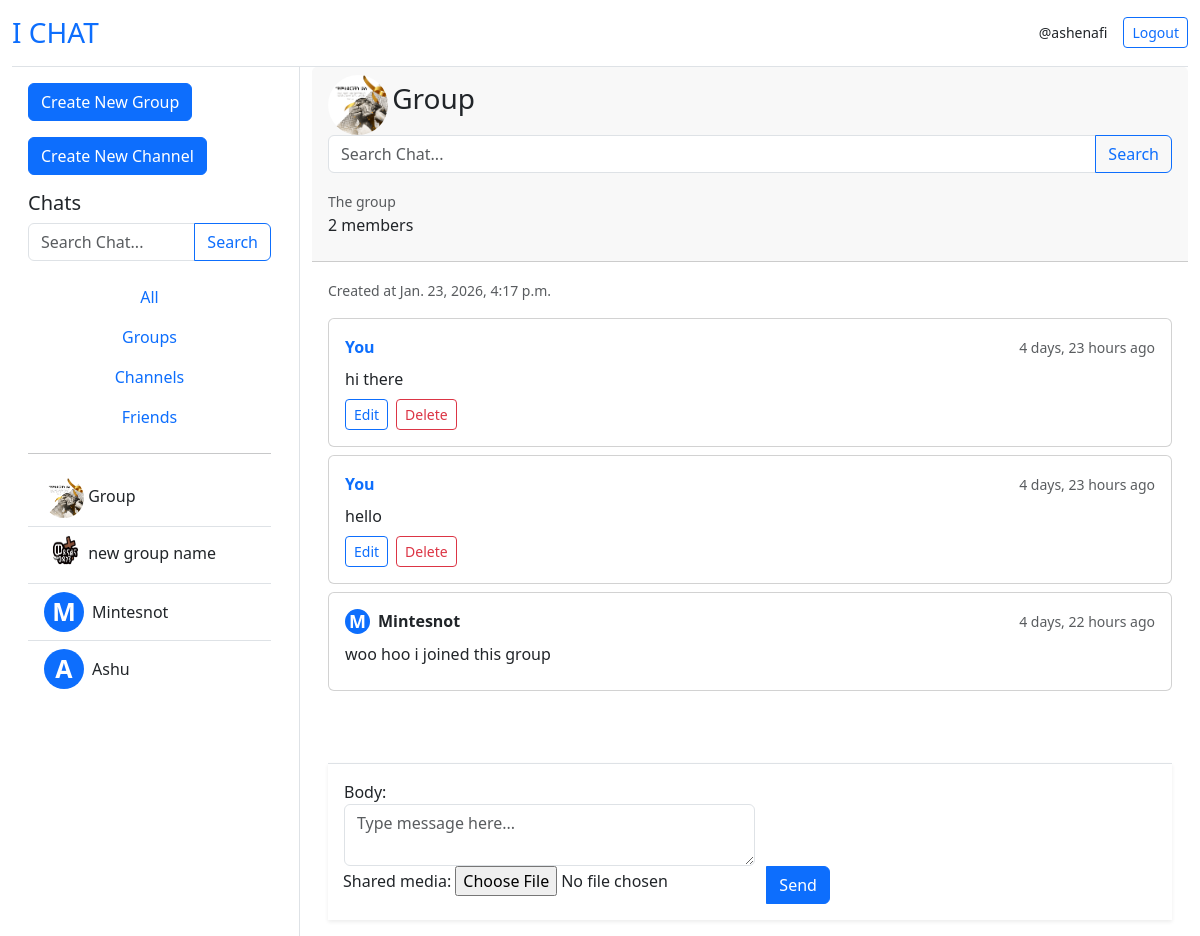
/group/group/3/ (signed in), run on an earlier commit of the app's database.
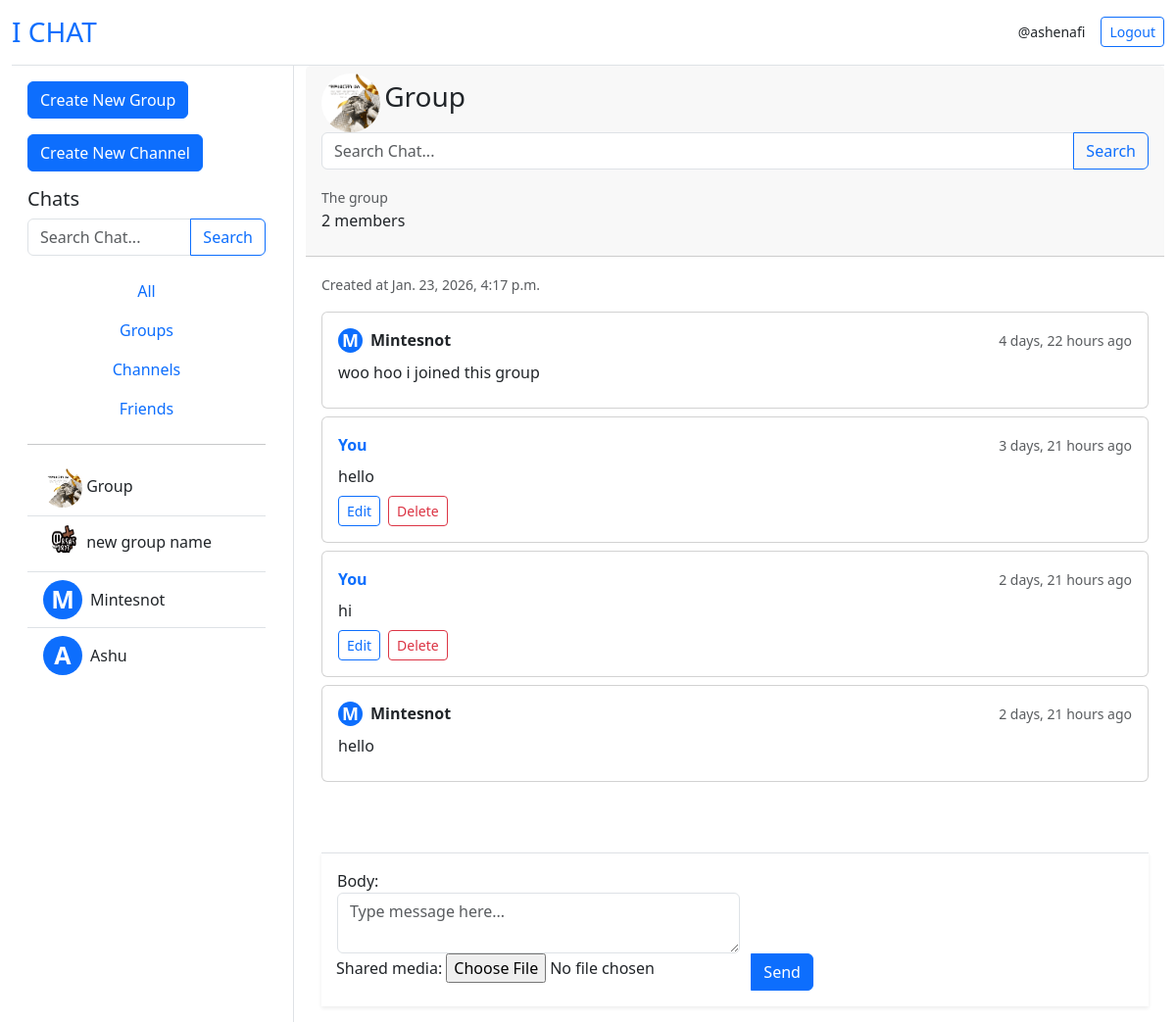
And on a later commit of the database.
### groups/models.py (models this page shows, shortened)
class Group(models.Model):
    owner = models.ForeignKey(User, on_delete=models.CASCADE)
    name = models.CharField(max_length=100)
    profile = models.ImageField(upload_to='profiles/group/',null=True, blank=True)
    description = models.CharField(max_length=300)
    members = models.ManyToManyField(User, related_name="member")
    created_at = models.DateTimeField(auto_now_add=True)
    updated_at = models.DateTimeField(auto_now=True)

class GroupMessage(models.Model):
    owner = models.ForeignKey(User, on_delete=models.CASCADE)
    group = models.ForeignKey(Group, on_delete=models.CASCADE)
    shared_media = models.ImageField(upload_to='shared_media/group/', null=True, blank=True)
    body = models.TextField()
    created_at = models.DateTimeField(auto_now_add=True, null=True)
    updated_at = models.DateTimeField(auto_now=True, null= True)

### groups/views.py (the view, shortened to what this page needs)
# urls.py: path('group/', include('groups.urls')),
@login_required(login_url='log-in')
def group(request, pk):
    group = Group.objects.get(id=pk)
    q = request.GET.get('q') if request.GET.get('q') != None else ''
    p = request.GET.get('p') if request.GET.get('p') != None else ''
    channels = Channel.objects.filter(Q(name__icontains=q))
    groups = Group.objects.filter(name__icontains=q)
    users = User.objects.filter(username__icontains=q)
    messages = GroupMessage.objects.filter(
        Q(body__icontains = p)
    )
    members = group.members.all()
    form = GroupMessageForm()
    context = {
        'group':group,
        'groups':groups,
        'form':form,
        'messages':messages,
        'users':users,
        'members': members,
        'channels':channels
    }
    return render(request, 'groups/group.html', context)

### groups/forms.py
class GroupMessageForm(ModelForm):
    class Meta:
        model = GroupMessage
        fields = ['body', 'shared_media']
        widgets = {
            'body': Textarea(attrs={
                'class': 'form-control',
                'rows': 2,
                'name': 'message',
                'data-custom': 'some-value',
                'placeholder': "Type message here..."
            }),
        }

### groups/templates/groups/group.html (shortened to what this page needs)
{% extends 'groups/home.html' %}
{% load static %}
{% block chat %}
<div class="card h-100 border-0">
    <div class="card-header">
        <a href="{% url 'group_profile' group.id %}"><img src="{{ group.profile.url }}" alt="profile" style="width: 60px; height: 60px; border-radius: 30px;"></a>
        <h3 class="card-title mb-1" style="display: inline-block;">{{group.name}}</h3><br>
        <form action="" method="get" class="mb-3">
            <div class="input-group">
                <input type="search" name="p" placeholder="Search Chat..." class="form-control">
                <button type="submit" class="btn btn-outline-primary">Search</button>
            </div>
        </form>
        <small class="text-muted">{{group.description}}</small>
        <div>
            <p>{{group.members.count}} members</p>
        </div>
    </div>
    <div class="card-body d-flex flex-column p-3">
        <div class="mb-3">
            <small class="text-muted">Created at {{group.created_at}}</small>
        </div>
        <div class="flex-grow-1 overflow-auto pb-5" style="max-height: calc(100vh - 200px);">
            {% for message in messages %}
                {% if message.group == group %}
                    <div class="mb-2">
                        <div class="card">
                            <div class="card-body p-3">
                                <div class="d-flex justify-content-between align-items-center mb-2">
                                    <div>
                                        {% if message.owner == request.user %}
                                            <strong class="text-primary">You</strong>
                                        {% else %}
                                            <div class="d-flex align-items-center">
                                                <a href="{% url 'user_profile' message.owner.id %}" class="text-decoration-none">
                                                    <div class="avatar bg-primary text-white rounded-circle d-flex align-items-center justify-content-center me-2"
                                                        style="width: 25px; height: 25px; font-weight: bold; font-size: 18px;">
                                                        {{ message.owner.username|first|upper }}
                                                    </div>
                                                </a>
                                                <strong class="card-title mb-0">{{ message.owner.username }}</strong>
                                            </div>
                                        {% endif %}
                                    </div>
                                    <div>
                                        <small class="text-muted">{{message.updated_at | timesince}} ago</small>
                                    </div>
                                </div>
                                <div class="message-body mb-2">
                                    <p class="mb-0">{{message.body}}</p>
                                </div>
                                {% if message.owner == request.user %}
                                <div class="d-flex gap-2">
                                    <a href="{% url 'edit_gp_message' message.id %}" class="btn btn-sm btn-outline-primary">Edit</a>
                                    <a href="{% url 'delete_gp_message' message.id %}" class="btn btn-sm btn-outline-danger">Delete</a>
                                </div>
                                {% endif %}
                            </div>
                        </div>
                    </div>
                {% endif %}
            {% endfor %}
        </div>
        <form method="post" id="form" class="mt-3 position-sticky bottom-0 bg-white p-3 border-top shadow-sm" enctype="multipart/form-data">
            {% if request.user in members %}
            <div class="input-group">
                {{form}}
                <button type="submit" class="btn btn-primary rounded-end">Send</button>
            </div>
            {% else %}
            <div class="text-center">
                <button type="submit" class="btn btn-primary btn-lg rounded-pill">Join Group</button>
                <input type="text" name="ok" value="OK" style="display: none;">
            </div>
            {% endif %}
        </form>
    </div>
</div>
{% endblock %}

### groups/templates/groups/home.html (shortened to what this page needs)
{% extends 'groups/base.html' %}
{% block content %}
<div class="container-fluid vh-100">
    <div class="row h-100">
        <div class="col-md-4 col-lg-3 border-end d-flex flex-column">
            <div class="p-3 flex-grow-1 overflow-auto">
                <a href="{% url 'create_group' %}" class="btn btn-primary mb-3">Create New Group</a>
                <a href="{% url 'create_channel' %}" class="btn btn-primary mb-3">Create New Channel</a>
                <h3 class="h5">Chats</h3>
                <form action="" method="get" class="mb-3">
                    <div class="input-group">
                        <input type="search" name="p" placeholder="Search Chat..." class="form-control">
                        <button type="submit" class="btn btn-outline-primary">Search</button>
                    </div>
                </form>
                <div class="nav flex-column">
                    <button class="nav-link">All</button>
                    <button class="nav-link">Groups</button>
                    <button class="nav-link">Channels</button>
                    <button class="nav-link">Friends</button>
                </div>
                <hr>
                <div class="list-group list-group-flush">
                    {% for group in groups %}
                    <a href="{% url 'group' group.id %}" class="list-group-item list-group-item-action" >
                        <img src="{{ group.profile.url }}" alt="profile" style="width: 40px; height: 40px; border-radius: 20px;">
                        {{group.name}}
                    </a>
                    {% endfor %}
                    {% for user in users %}
                        {% if user != request.user %}
                            <a href="{% url 'friend' user.id %}" class="list-group-item list-group-item-action">
                                <div class="d-flex align-items-center">
                                        <div class="avatar bg-primary text-white rounded-circle d-flex align-items-center justify-content-center me-2"
                                             style="width: 40px; height: 40px; font-weight: bold; font-size: 25px;">
                                            {{ user.username|first|upper }}
                                        </div>
                                    {{ user.username.capitalize }}
                                </div>
                            </a>
                        {% endif %}
                    {% endfor %}
                </div>
            </div>
        </div>
        <div class="col-md-8 col-lg-9 d-flex flex-column">
            <div class="flex-grow-1 d-flex flex-column">
                {% block chat %}
                {% endblock %}
            </div>
        </div>
    </div>
</div>
{% endblock %}

### groups/templates/groups/base.html (shortened to what this page needs)
<!DOCTYPE html>
<html lang="en">
<head>
    <link href="https://cdn.jsdelivr.net/npm/bootstrap@5.3.0/dist/css/bootstrap.min.css" rel="stylesheet">
</head>
<body class="d-flex flex-column min-vh-100">
    <div class="container-fluid flex-grow-1 d-flex flex-column">
        <header class="d-flex justify-content-between align-items-center py-3 border-bottom">
            <h1 class="h3 mb-0"><a href="{% url 'home' %}" class="text-decoration-none">I CHAT</a></h1>
            {% if request.user.is_authenticated %}
                <div class="d-flex align-items-center">
                    <small class="me-3">@{{request.user.username}}</small>
                    <a href="{% url 'logout' %}" class="btn btn-outline-primary btn-sm">Logout</a>
                </div>
            {% endif %}
        </header>
    </div>
    {% block content %}
    {% endblock %}
</body>
</html>

What changed in the data, as far as the page shows it:
removed GroupMessage: shows "You", updated_at "4 days, 23 hours", body "hi there", shows "Edit"
removed GroupMessage: shows "You", updated_at "4 days, 23 hours", body "hello", shows "Edit"
added GroupMessage: shows "You", updated_at "3 days, 21 hours", body "hello", shows "Edit"
added GroupMessage: shows "You", updated_at "2 days, 21 hours", body "hi", shows "Edit"
added GroupMessage: owner.username|first "M", owner.username "Mintesnot", updated_at "2 days, 21 hours", body "hello"
